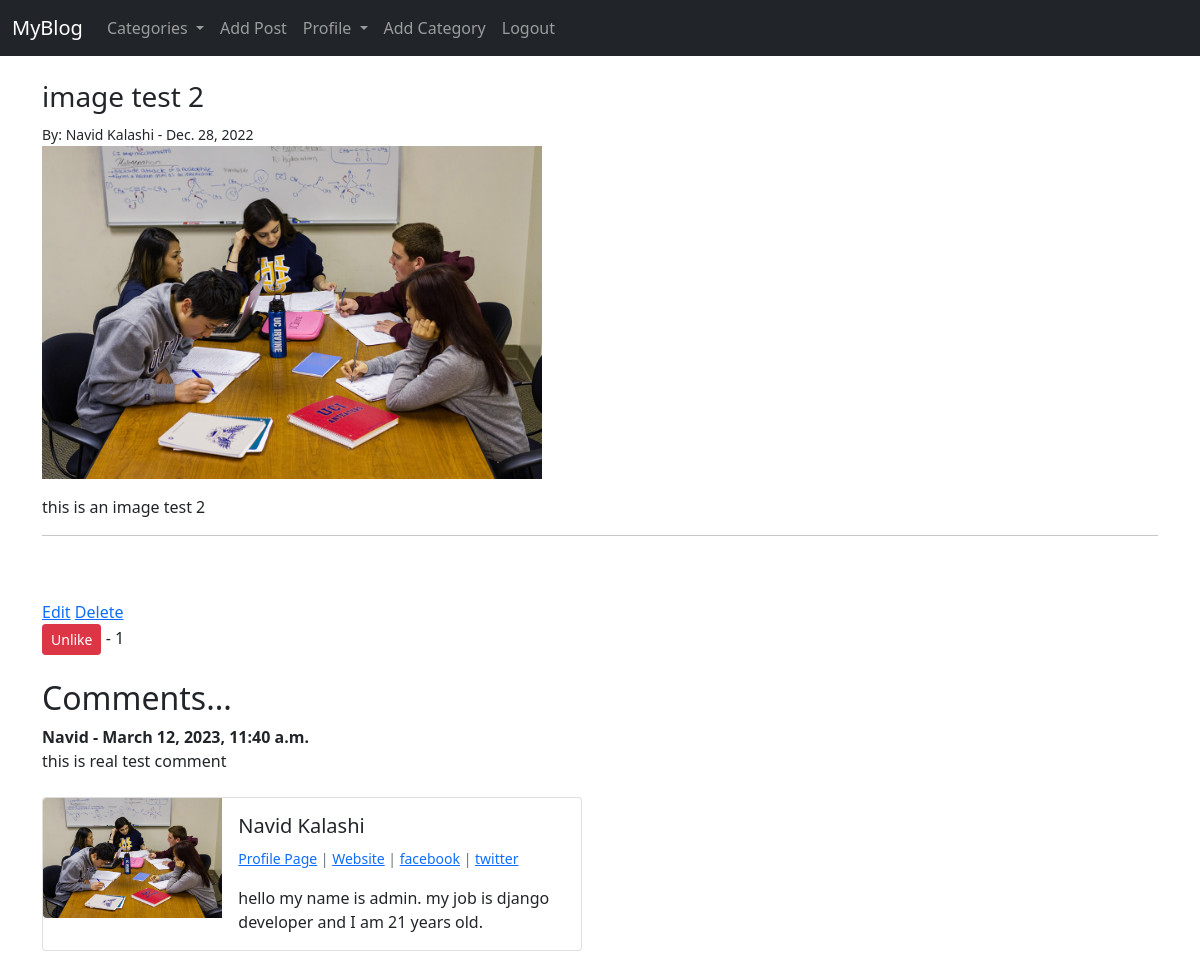
Page /article/37/ (signed in) on the committed database.
### blog/models.py (models this page shows, shortened)
class Post(models.Model):
    title = models.CharField(max_length=255)
    header_image = models.ImageField(null=True, blank=True, upload_to='images/')
    title_tag = models.CharField(max_length=255)
    author = models.ForeignKey(User, on_delete=models.CASCADE)
    body = RichTextField(blank=True, null=True)
    date = models.DateField(auto_now_add=True)
    category = models.CharField(max_length=255, default='coding')
    snippet = models.CharField(max_length=255)
    likes = models.ManyToManyField(User, related_name='blog_posts')
    def total_likes(self):
        return self.likes.count()

class Comment(models.Model):
    post = models.ForeignKey(Post, related_name='comments', on_delete=models.CASCADE)
    name = models.CharField(max_length=255)
    body = models.TextField()
    date_added = models.DateTimeField(auto_now_add=True)

class Profile(models.Model):
    user = models.OneToOneField(User, null=True, on_delete=models.CASCADE)
    bio = models.TextField()
    profile_picture = models.ImageField(null=True, blank=True, upload_to='images/profile/')
    website_url = models.CharField(max_length=255, null=True, blank=True)
    facebook_url = models.CharField(max_length=255, null=True, blank=True)
    twitter_url = models.CharField(max_length=255, null=True, blank=True)
    instagram_url = models.CharField(max_length=255, null=True, blank=True)
    pinterest_url = models.CharField(max_length=255, null=True, blank=True)

### blog/views.py (the view)
# urls.py: path('article/<int:pk>/', ArticleDetailView.as_view(), name='article_detail'),
class ArticleDetailView(DetailView):
    model = Post
    template_name = 'article_detail.html'
    def get_context_data(self, *args, **kwargs):
        cat_menu = Category.objects.all()
        context = super(ArticleDetailView, self).get_context_data(*args, **kwargs)
        stuff = get_object_or_404(Post, id=self.kwargs['pk'])
        total_likes = stuff.total_likes()
        liked = False
        if stuff.likes.filter(id=self.request.user.id).exists():
            liked = True
        context['total_likes'] = total_likes
        context['cat_menu'] = cat_menu
        context['liked'] = liked
        return context

### blog/models.py (called while the page is built)
    def __str__(self):
        return self.name

### blog/templates/article_detail.html (shortened to what this page needs)
{% extends "base.html" %}
{% load static %}
{% block content %}
    <h3>{{post.title}}</h3>
    <small>By: {{post.author.first_name}} {{post.author.last_name}} - {{post.date}} </small>
    <br>
    {% if post.header_image %}
        <img src="{{post.header_image.url}}" style='width: 500px'>
    {% endif %}
    <p>{{post.body|safe}}</p>
    <hr>
    <br><br>
    {% if user.is_authenticated %}
        {% if user.id == post.author.id %}
            <a href="{% url 'update_post' post.pk %}">Edit</a>
            <a href="{% url 'delete_post' post.pk %}">Delete</a>
        {% endif %}
    {% endif %}
    <br>
    <form action="{% url 'like_post' post.pk %}" method='POST'>
        {% if user.is_authenticated %}
            {% if liked %}
                <button type='submit' name='post_id' value='{{post.id}}' class='btn btn-danger btn-sm'>
                    Unlike
                </button>
            {% else %}
                <button type='submit' name='post_id' value='{{post.id}}' class='btn btn-primary btn-sm'>
                    Like
                </button>
            {% endif %}
        {% else %}
                <small>Login to like</small>
        {% endif %} - {{total_likes}}
    </form>
    <br>
    <h2>Comments...</h2>
    {% if not post.comments.all %}
        No comments yet... <a href="{% url 'add_comment' post.pk %}">Add comment</a>
        <br><br>
    {%else%}
        {% for comment in post.comments.all %}
            <strong>
                {{comment.name}} - {{comment.date_added}}
            </strong>
            <br>
            {{comment.body}}
            <br><br>
        {%endfor%}
    {%endif%}
    <div class="card mb-3" style="max-width: 540px;">
        <div class="row g-0">
          <div class="col-md-4">
            {% if post.author.profile.profile_picture %}
                <img src="{{post.author.profile.profile_picture.url}}" class="img-fluid rounded-start">
            {% else %}
                <img src="{% static 'blog/images/default-profile-photo.jpg' %}" class="img-fluid rounded-start">
            {% endif %}
          </div>
          <div class="col-md-8">
            <div class="card-body">
                <h5 class="card-title">
                    {{post.author.first_name}}
                    {{post.author.last_name}}
                </h5>
                <p class="card-text"><small class="text-muted">
                    {% if post.author.profile.id %}
                        <a href="{% url 'show_profile_page' post.author.profile.id %}">Profile Page</a>
                    {% endif %}
                    {% if post.author.profile.website_url %}
                        | <a href="{{post.author.profile.website_url}}">Website</a>
                    {% endif %}
                    {% if post.author.profile.facebook_url %}
                        | <a href="{{post.author.profile.facebook_url}}">facebook</a>
                    {% endif %}
                    {% if post.author.profile.twitter_url %}
                        | <a href="{{post.author.profile.twitter_url}}">twitter</a>
                    {% endif %}
                </small></p>
                <p class="card-text">
                    {{post.author.profile.bio}}
                </p>
            </div>
          </div>
        </div>
      </div>
{% endblock content %}

### rows in the picture
Post: title "image test 2", author.first_name "Navid", author.last_name "Kalashi", date "Dec. 28, 2022", header_image (picture), body "this is an image test 2", author.profile.profile_picture (picture), author.profile.bio "hello my name is admin. my job is django developer and I am 21 years old."
Comment: name "Navid", date_added "March 12, 2023, 11:40 a.m.", body "this is real test comment"

### other values in the picture
{{ total_likes }} "1"
